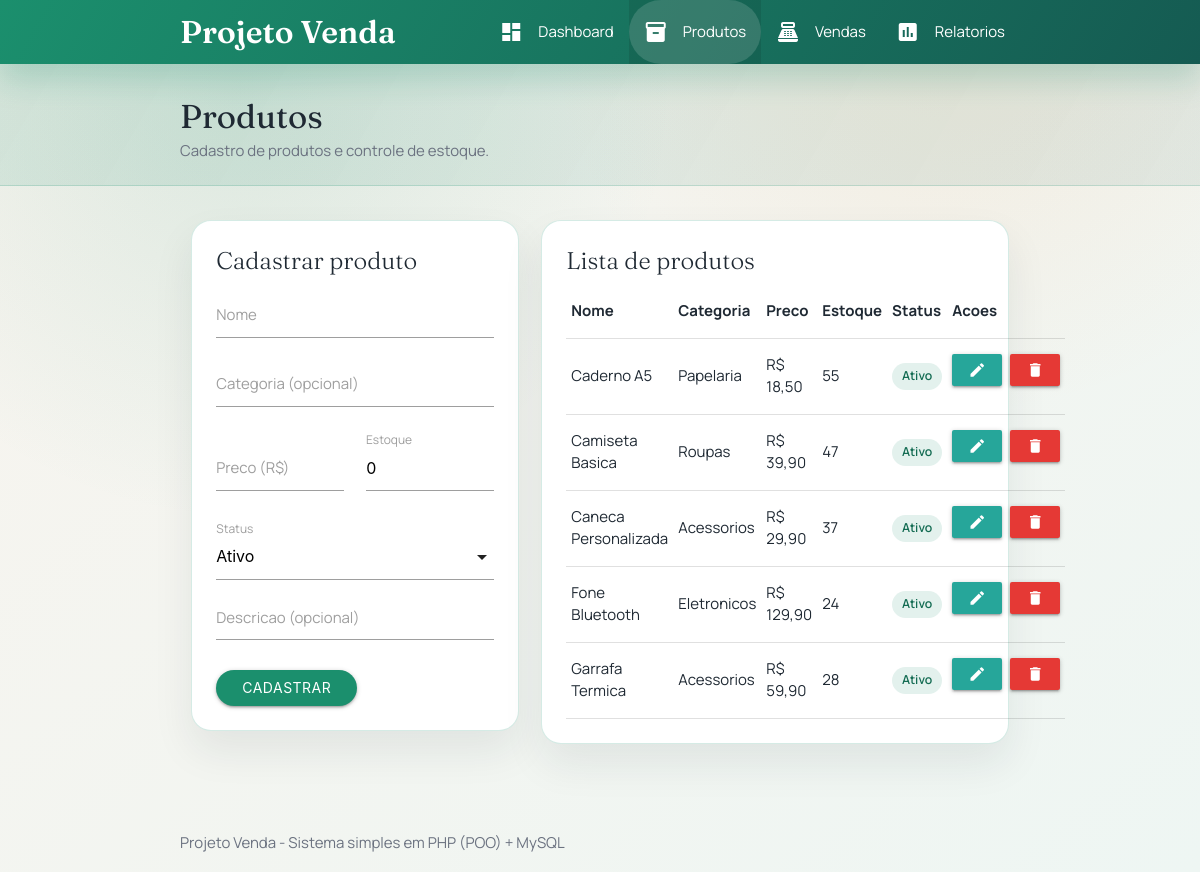
/produtos.php, run on the app's committed database.
### tables this page shows
CREATE TABLE produtos (
    id INT AUTO_INCREMENT PRIMARY KEY,
    nome VARCHAR(120) NOT NULL,
    categoria VARCHAR(80) NULL,
    descricao TEXT NULL,
    preco DECIMAL(10,2) NOT NULL DEFAULT 0.00,
    estoque INT NOT NULL DEFAULT 0,
    ativo TINYINT(1) NOT NULL DEFAULT 1,
    criado_em TIMESTAMP NOT NULL DEFAULT CURRENT_TIMESTAMP,
    atualizado_em TIMESTAMP NOT NULL DEFAULT CURRENT_TIMESTAMP ON UPDATE CURRENT_TIMESTAMP,
    UNIQUE KEY uq_produtos_nome (nome)
);

### helpers/functions.php (called while the page is built, shortened)
<?php
function h($value)
{
    return htmlspecialchars((string) $value, ENT_QUOTES, 'UTF-8');
}
function money($value)
{
    return number_format((float) $value, 2, ',', '.');
}

### bootstrap.php (called while the page is built, shortened)
<?php
require_once __DIR__ . '/helpers/functions.php';
spl_autoload_register(function ($class) {
    $class = preg_replace('/[^A-Za-z0-9_]/', '', (string) $class);
    $paths = [
        __DIR__ . '/models/' . $class . '.php',
        __DIR__ . '/config/' . $class . '.php',
    ];
    foreach ($paths as $path) {
        if (is_file($path)) {
            return;
        }
    }
});

### config/config.php (called while the page is built)
<?php
return [
    'db' => [
        'host' => 'localhost',
        'name' => 'projeto_venda',
        'user' => 'root',
        'pass' => '12345678',
        'charset' => 'utf8mb4',
    ],
];

### config/Database.php (called while the page is built, shortened)
<?php
class Database
{
    private static $conn;
    public static function conectar()
    {
        $config = require __DIR__ . '/config.php';
        $db = $config['db'] ?? [];
        $host = $db['host'] ?? 'localhost';
        $name = $db['name'] ?? 'projeto_venda';
        $user = $db['user'] ?? 'root';
        $pass = $db['pass'] ?? '12345678';
        $charset = $db['charset'] ?? 'utf8mb4';
        $dsn = "mysql:host={$host};dbname={$name};charset={$charset}";
        self::$conn = new PDO(
            $dsn,
            $user,
            $pass,
            [
                PDO::ATTR_ERRMODE => PDO::ERRMODE_EXCEPTION,
                PDO::ATTR_DEFAULT_FETCH_MODE => PDO::FETCH_ASSOC,
                PDO::ATTR_EMULATE_PREPARES => false,
            ]
        );
        return self::$conn;
    }
}

### models/Produto.php (called while the page is built, shortened)
<?php
require_once __DIR__ . '/../config/Database.php';
class Produto
{
    private $conn;
    public function __construct()
    {
        $this->conn = Database::conectar();
    }
    public function listar($apenasAtivos = false)
    {
        $sql = 'SELECT id, nome, categoria, descricao, preco, estoque, ativo FROM produtos';
        $sql .= ' ORDER BY nome';
        return $this->conn->query($sql)->fetchAll();
    }
}

### produtos.php (the view, shortened to what this page needs)
<?php
require_once __DIR__ . '/bootstrap.php';
$model = new Produto();
$editId = isset($_GET['edit']) ? (int) $_GET['edit'] : 0;
$editing = $editId > 0 ? $model->buscarPorId($editId) : null;
$produtos = $model->listar();
require __DIR__ . '/partials/header.php';
?>
<div class="row">
    <div class="col s12 m5">
        <div class="card panel-card">
            <div class="card-content">
                <span class="card-title"><?= $editing ? 'Editar produto' : 'Cadastrar produto' ?></span>
                <form method="post">
                    <div class="input-field">
                        <input id="nome" name="nome" type="text" required value="<?= h($editing['nome'] ?? '') ?>">
                        <label for="nome" class="<?= ($editing && ($editing['nome'] ?? '') !== '') ? 'active' : '' ?>">Nome</label>
                    </div>
                    <div class="input-field">
                        <input id="categoria" name="categoria" type="text" value="<?= h($editing['categoria'] ?? '') ?>">
                        <label for="categoria" class="<?= ($editing && ($editing['categoria'] ?? '') !== '') ? 'active' : '' ?>">Categoria (opcional)</label>
                    </div>
                    <div class="row">
                        <div class="input-field col s12 m6">
                            <input id="preco" name="preco" type="number" step="0.01" min="0" required value="<?= h($editing ? number_format((float) $editing['preco'], 2, '.', '') : '') ?>">
                            <label for="preco" class="active">Preco (R$)</label>
                        </div>
                        <div class="input-field col s12 m6">
                            <input id="estoque" name="estoque" type="number" min="0" required value="<?= h($editing['estoque'] ?? 0) ?>">
                            <label for="estoque" class="active">Estoque</label>
                        </div>
                    </div>
                    <div class="input-field">
                        <label>Status</label>
                    </div>
                    <div class="input-field">
                        <textarea id="descricao" name="descricao" class="materialize-textarea"><?= h($editing['descricao'] ?? '') ?></textarea>
                        <label for="descricao" class="<?= ($editing && ($editing['descricao'] ?? '') !== '') ? 'active' : '' ?>">Descricao (opcional)</label>
                    </div>
                    <div class="form-actions">
                        <button class="btn waves-effect waves-light" type="submit">
                            <?= $editing ? 'Salvar' : 'Cadastrar' ?>
                        </button>
                    </div>
                </form>
            </div>
        </div>
    </div>
    <div class="col s12 m7">
        <div class="card panel-card">
            <div class="card-content">
                <span class="card-title">Lista de produtos</span>
                <div class="responsive-table">
                    <table class="highlight">
                        <thead>
                            <tr>
                                <th>Nome</th>
                                <th>Categoria</th>
                                <th>Preco</th>
                                <th>Estoque</th>
                                <th>Status</th>
                                <th>Acoes</th>
                            </tr>
                        </thead>
                        <tbody>
                            <?php foreach ($produtos as $p): ?>
                                <?php $estoqueBaixo = (int) $p['estoque'] <= 5; ?>
                                <tr>
                                    <td><?= h($p['nome']) ?></td>
                                    <td><?= h($p['categoria'] ?: '-') ?></td>
                                    <td>R$ <?= h(money($p['preco'])) ?></td>
                                    <td class="<?= $estoqueBaixo ? 'red-text text-darken-2' : '' ?>">
                                        <?= h($p['estoque']) ?>
                                    </td>
                                    <td>
                                        <span class="status-pill <?= (int) $p['ativo'] === 1 ? '' : 'is-inactive' ?>">
                                            <?= (int) $p['ativo'] === 1 ? 'Ativo' : 'Inativo' ?>
                                        </span>
                                    </td>
                                    <td class="table-actions">
                                        <a class="btn-small waves-effect" href="produtos.php?edit=<?= h($p['id']) ?>">
                                            <i class="material-icons">edit</i>
                                        </a>
                                        <form method="post" class="inline-form" onsubmit="return confirm('Excluir este produto?');">
                                            <button class="btn-small red darken-1 waves-effect" type="submit">
                                                <i class="material-icons">delete</i>
                                            </button>
                                        </form>
                                    </td>
                                </tr>
                            <?php endforeach ?>
                        </tbody>
                    </table>
                </div>
            </div>
        </div>
    </div>
</div>
<?php require __DIR__ . '/partials/footer.php'; ?>

### assets/style.css (style rules this page uses)
:root { --bg-base: #f8f4ee; --bg-accent: #eef6f3; --ink: #1f2933; --muted: #6b7280; --primary: #1b8f6d; --primary-dark: #146c53; --accent: #f4a259; --card: #ffffff; --border: rgba(27, 143, 109, 0.18); }
body { font-family: 'Manrope', sans-serif; color: var(--ink); background: radial-gradient(circle at 20% 10%, rgba(27, 143, 109, 0.12), transparent 35%), radial-gradient(circle at 80% 0%, rgba(244, 162, 89, 0.12), transparent 32%), linear-gradient(140deg, var(--bg-base), var(--bg-accent)); }
.panel-card { background: var(--card); border-radius: 20px; border: 1px solid var(--border); box-shadow: 0 20px 40px rgba(31, 41, 55, 0.08); }
.card-title { font-family: 'Fraunces', serif; color: var(--ink); }
.btn { background-color: var(--primary); border-radius: 999px; padding: 0 26px; }
.form-actions { display: flex; flex-wrap: wrap; gap: 10px; align-items: center; margin-top: 6px; }
.table-actions { display: flex; gap: 8px; align-items: center; }
.inline-form { display: inline-flex; }
.status-pill { display: inline-flex; align-items: center; gap: 6px; padding: 4px 10px; border-radius: 999px; font-size: 0.82rem; font-weight: 600; background: rgba(27, 143, 109, 0.12); color: var(--primary-dark); }

### data on the page
produtos: nome "Caderno A5", categoria "Papelaria", preco "18,50", estoque "55", ativo "Ativo"
produtos: nome "Camiseta Basica", categoria "Roupas", preco "39,90", estoque "47", ativo "Ativo"
produtos: nome "Caneca Personalizada", categoria "Acessorios", preco "29,90", estoque "37", ativo "Ativo"
produtos: nome "Fone Bluetooth", categoria "Eletronicos", preco "129,90", estoque "24", ativo "Ativo"
produtos: nome "Garrafa Termica", categoria "Acessorios", preco "59,90", estoque "28", ativo "Ativo"

### other printed values
$item['label'] "Dashboard"
$item['label'] "Produtos"
$item['label'] "Vendas"
$item['label'] "Relatorios"
$pageTitle "Produtos"
$pageSubtitle "Cadastro de produtos e controle de estoque."
